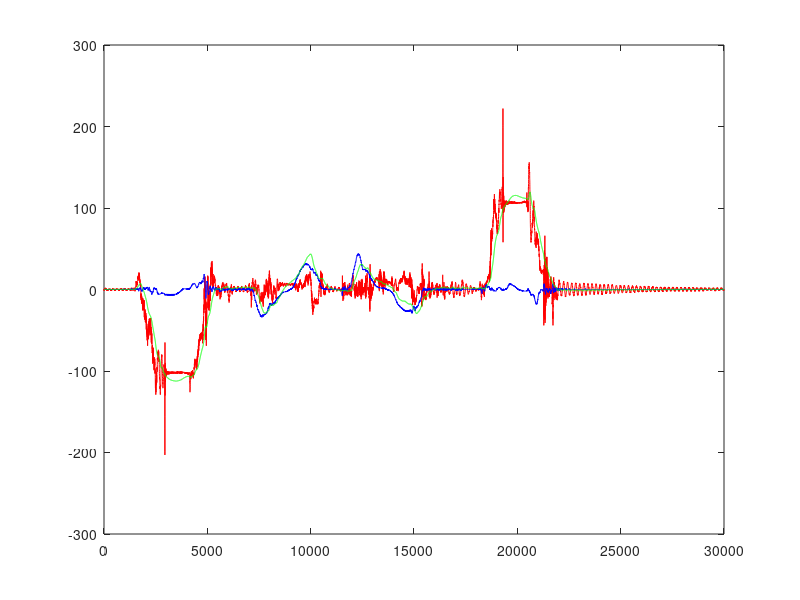
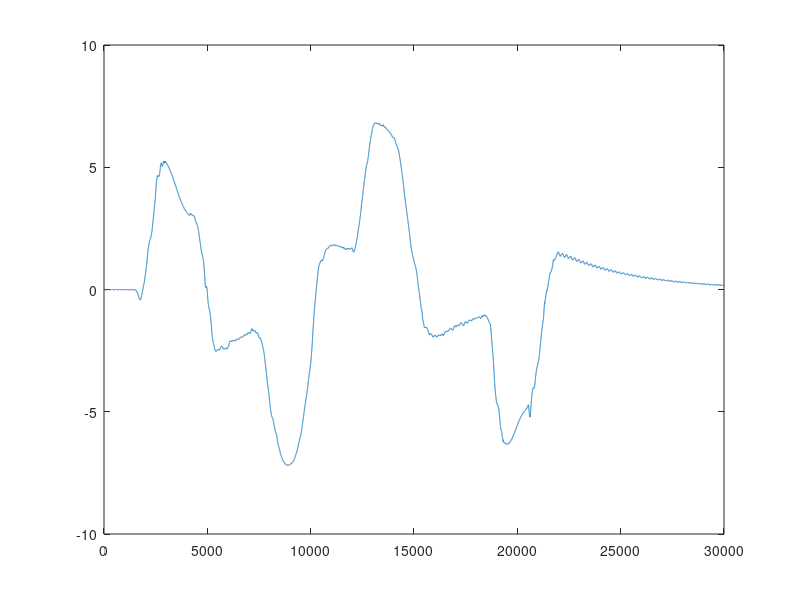
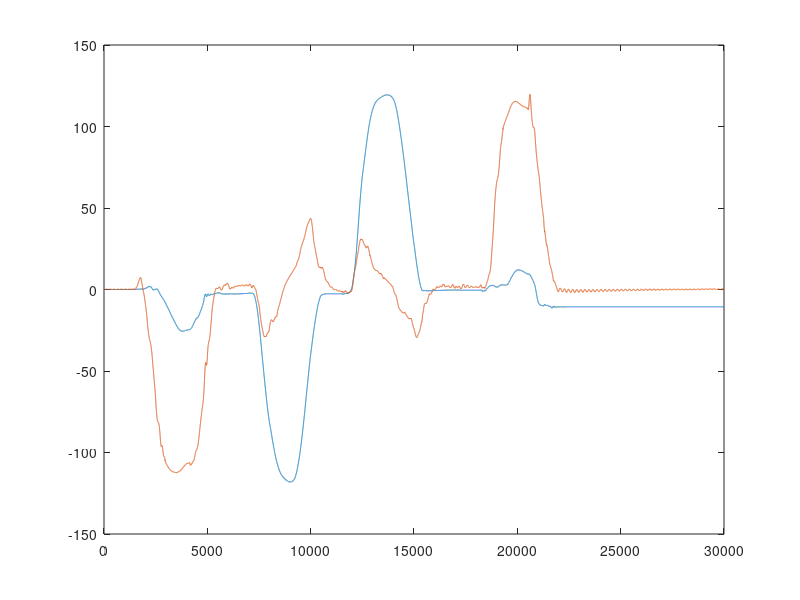

Reproduce these figures in MATLAB, in order.
% Author: Enrico Caruso

%--------------------------------------------------------------------------
% QR2 -- 
%--------------------------------------------------------------------------
% load data
	load sensors_data_1.dat;
	%t = sensors_data_1(:,1);
    t=1:size(sensors_data_1,1);
    
	say = sensors_data_1(:,1);
	sax = sensors_data_1(:,2);
	saz = sensors_data_1(:,3);
	sp = sensors_data_1(:,4);
	sq = sensors_data_1(:,5);
	sr = sensors_data_1(:,6);
% sample freq: t is in us
	fs = length(t)*1000000/(t(length(t))-t(1));
	n = length(t);
% calibrate static offset
    ay_off = say(n);
	ax_off = sax(n);
	az_off = saz(n);
	p_off = sp(n);
	q_off = sq(n);
	r_off = sr(n);
% estimate real signal values
	ay = say - ay_off;
	ax = sax - ax_off;
	az = saz - az_off;
	p = (sp - p_off);  
	q = - (sq - q_off);
	r = sr - r_off;
% map acc to angles (simplified) 
    phi = ay;
    theta = ax;
    
%--------------------------------------------------------------------------    
% filter phi to reduce scale to show movement
%--------------------------------------------------------------------------    
% filter 2nd order 10Hz 
    a2 = [1,-1.9289423,0.9313817];
    b2 = [0.0006098548,0.0012197096,0.0006098548];
    phi2 = filter(b2,a2,phi);

%--------------------------------------------------------------------------    
% kalman filter to remove dynamic offset in p using phi2
%--------------------------------------------------------------------------    
    p2phi = 0.0041;
    p_bias(1:n) = 0;
    phi_kalman(1:n) = 0;
    C1 = 256;
    C2 = 1000000;
    for i=(2:n)
        p_kalman(i) = p(i-1) - p_bias(i-1);
        phi_kalman(i) = phi_kalman(i-1) + p_kalman(i) * p2phi;
        phi_error(i) = phi_kalman(i) - phi(i);
        phi_kalman(i) = phi_kalman(i) - phi_error(i) / C1;
        p_bias(i) = p_bias(i-1) + (phi_error(i)/p2phi) / C2;
    end;
    figure; 
    plot(t,phi,'r');
    hold on;
    plot(t,p,'b');
    hold on;
    plot(t,phi_kalman,'g');
    figure; plot(t,p_bias');
    
    
    
% compare phi from kalman with phi from p
    phi_p(1:n) = 0;
    phi_p(1) = 0;
    for i=(2:n) 
        phi_p(i) = phi_p(i-1) + p(i-1) * p2phi; 
    end;
    figure; plot(t,phi_p,t,phi_kalman);

    
